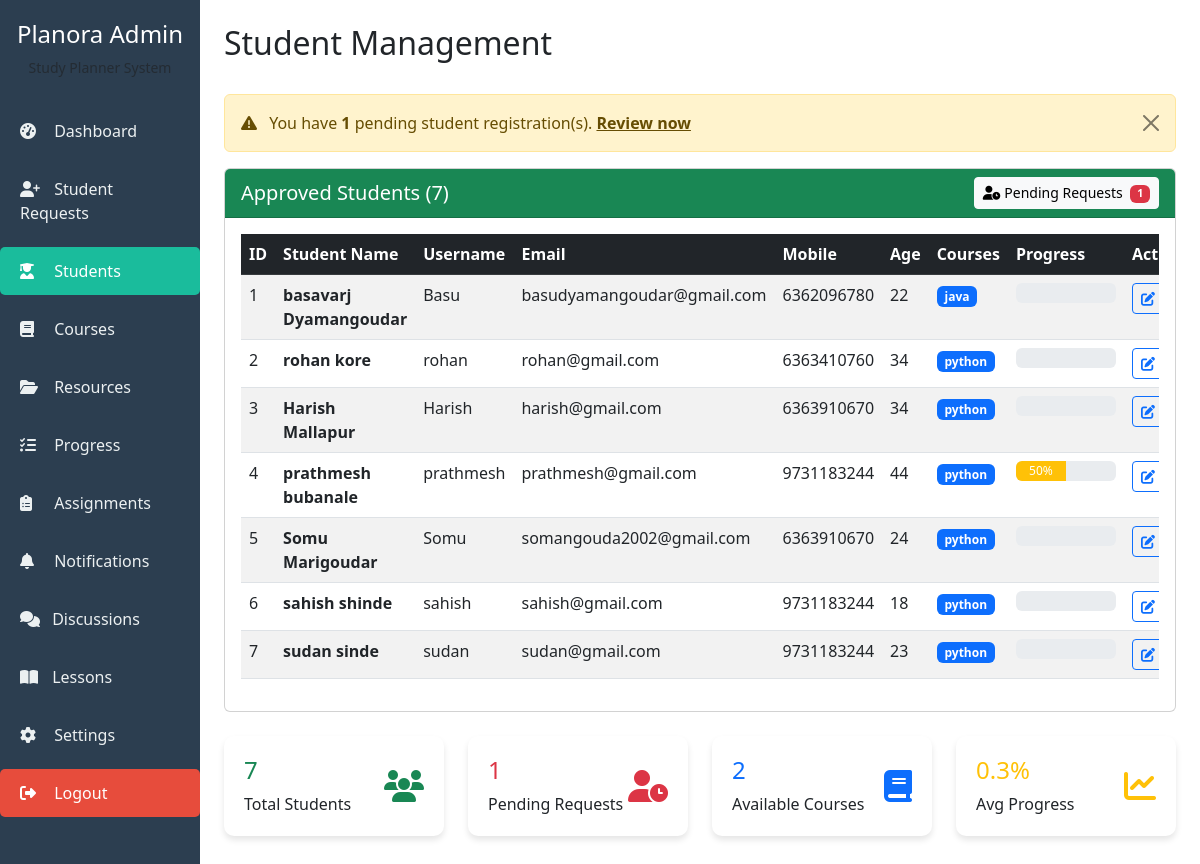
The app's page /students/ (signed in) with its own data.
### core/models.py (models this page shows, shortened)
class StudentProfile(models.Model):
    user = models.OneToOneField(User, on_delete=models.CASCADE)
    age = models.PositiveIntegerField()
    mobile = models.CharField(max_length=10)
    courses = models.ManyToManyField(Course, blank=True)

class Course(models.Model):
    name = models.CharField(max_length=100)
    description = models.TextField(blank=True, null=True)

class Progress(models.Model):
    student = models.ForeignKey(StudentProfile, on_delete=models.CASCADE)
    course = models.ForeignKey(Course, on_delete=models.CASCADE, null=True, blank=True)
    percentage = models.IntegerField(default=0)
    completed_lessons = models.IntegerField(default=0)
    total_lessons = models.IntegerField(default=10)
    last_activity = models.DateTimeField(auto_now=True)
    notes = models.TextField(blank=True, null=True)
    class Meta:
        unique_together = ['student', 'course']

### core/views.py (the view)
# urls.py: path('students/', views.admin_students, name='students'),
@login_required
def admin_students(request):
    if not request.user.is_staff and not request.user.is_superuser:
        messages.error(request, "Access denied!")
        return redirect('home')
    students = StudentProfile.objects.all()
    pending_requests_count = StudentRequest.objects.filter(is_approved=False).count()
    total_courses = Course.objects.count()
    total_progress = 0
    student_count = students.count()
    for student in students:
        progress = Progress.objects.filter(
            student=student,
            course__isnull=True  # Get only overall progress
        ).first()  # This returns first object or None
        if progress:
            total_progress += progress.percentage
        else:
            total_progress += 0
    average_progress = round(total_progress / student_count, 1) if student_count > 0 else 0
    context = {
        'students': students,
        'pending_requests_count': pending_requests_count,
        'total_courses': total_courses,
        'average_progress': average_progress,
    }
    return render(request, 'admin_panel/students.html', context)

### core/templates/admin_panel/students.html (shortened to what this page needs)
{% extends 'admin_panel/base_admin.html' %}
{% load static %}
{% block page_title %}Student Management{% endblock %}
{% block content %}
{% if pending_requests_count > 0 %}
<div class="alert alert-warning alert-dismissible fade show">
    <i class="fas fa-exclamation-triangle me-2"></i>
    You have <strong>{{ pending_requests_count }}</strong> pending student registration(s).
    <a href="{% url 'student_requests' %}" class="alert-link">Review now</a>
    <button type="button" class="btn-close" data-bs-dismiss="alert"></button>
</div>
{% endif %}
<div class="card">
    <div class="card-header bg-success text-white d-flex justify-content-between align-items-center">
        <h5 class="mb-0">Approved Students ({{ students|length }})</h5>
        <a href="{% url 'student_requests' %}" class="btn btn-light btn-sm">
            <i class="fas fa-user-clock me-1"></i>Pending Requests
            {% if pending_requests_count > 0 %}
            <span class="badge bg-danger ms-1">{{ pending_requests_count }}</span>
            {% endif %}
        </a>
    </div>
    <div class="card-body">
        {% if students %}
        <div class="table-responsive">
            <table class="table table-striped table-hover">
                <thead class="table-dark">
                    <tr>
                        <th>ID</th>
                        <th>Student Name</th>
                        <th>Username</th>
                        <th>Email</th>
                        <th>Mobile</th>
                        <th>Age</th>
                        <th>Courses</th>
                        <th>Progress</th>
                        <th>Actions</th>
                    </tr>
                </thead>
                <tbody>
                    {% for student in students %}
                    <tr>
                        <td>{{ student.id }}</td>
                        <td>
                            <strong>{{ student.user.get_full_name }}</strong>
                        </td>
                        <td>{{ student.user.username }}</td>
                        <td>{{ student.user.email }}</td>
                        <td>{{ student.mobile }}</td>
                        <td>{{ student.age }}</td>
                        <td>
                            {% for course in student.courses.all %}
                            <span class="badge bg-primary">{{ course.name }}</span>
                            {% empty %}
                            <span class="text-muted">No courses</span>
                            {% endfor %}
                        </td>
                        <td>
                            {% with student.progress_set.first as progress %}
                            {% if progress %}
                            <div class="progress" style="height: 20px; width: 100px;">
                                <div class="progress-bar {% if progress.percentage >= 80 %}bg-success{% elif progress.percentage >= 50 %}bg-warning{% else %}bg-danger{% endif %}"
                                     role="progressbar"
                                     style="width: {{ progress.percentage }}%">
                                    {{ progress.percentage }}%
                                </div>
                            </div>
                            {% else %}
                            <span class="text-muted">No data</span>
                            {% endif %}
                            {% endwith %}
                        </td>
                        <td>
                            <div class="btn-group btn-group-sm">
                                <a href="{% url 'edit_student' student.id %}" class="btn btn-outline-primary">
                                    <i class="fas fa-edit"></i>
                                </a>
                            </div>
                        </td>
                    </tr>
                    {% endfor %}
                </tbody>
            </table>
        </div>
        {% endif %}
    </div>
</div>
<div class="row mt-4">
    <div class="col-md-3">
        <div class="stat-card" style="border-left-color: #2ecc71;">
            <div class="d-flex align-items-center">
                <div class="flex-grow-1">
                    <h4 class="text-success">{{ students|length }}</h4>
                    <p class="mb-0">Total Students</p>
                </div>
                <i class="fas fa-users fa-2x text-success"></i>
            </div>
        </div>
    </div>
    <div class="col-md-3">
        <div class="stat-card" style="border-left-color: #e74c3c;">
            <div class="d-flex align-items-center">
                <div class="flex-grow-1">
                    <h4 class="text-danger">{{ pending_requests_count }}</h4>
                    <p class="mb-0">Pending Requests</p>
                </div>
                <i class="fas fa-user-clock fa-2x text-danger"></i>
            </div>
        </div>
    </div>
    <div class="col-md-3">
        <div class="stat-card" style="border-left-color: #3498db;">
            <div class="d-flex align-items-center">
                <div class="flex-grow-1">
                    <h4 class="text-primary">{{ total_courses }}</h4>
                    <p class="mb-0">Available Courses</p>
                </div>
                <i class="fas fa-book fa-2x text-primary"></i>
            </div>
        </div>
    </div>
    <div class="col-md-3">
        <div class="stat-card" style="border-left-color: #f39c12;">
            <div class="d-flex align-items-center">
                <div class="flex-grow-1">
                    <h4 class="text-warning">{{ average_progress }}%</h4>
                    <p class="mb-0">Avg Progress</p>
                </div>
                <i class="fas fa-chart-line fa-2x text-warning"></i>
            </div>
        </div>
    </div>
</div>
{% endblock %}

### core/templates/admin_panel/base_admin.html (style rules this page uses)
.stat-card { background: white; padding: 20px; border-radius: 8px; box-shadow: 0 2px 4px rgba(0,0,0,0.1); border-left: 4px solid #ccc; margin-bottom: 20px; }
.stat-card { background: white; border-radius: 10px; padding: 20px; box-shadow: 0 4px 6px rgba(0,0,0,0.1); border: none; transition: transform 0.2s; }

### records on screen
StudentProfile: id "1", user.get_full_name "basavarj Dyamangoudar", user.username "Basu", user.email "basudyamangoudar@gmail.com", mobile "6362096780", age "22"
Course: name "java"
StudentProfile: id "2", user.get_full_name "rohan kore", user.username "rohan", user.email "rohan@gmail.com", mobile "6363410760", age "34"
Course: name "python"
StudentProfile: id "3", user.get_full_name "Harish Mallapur", user.username "Harish", user.email "harish@gmail.com", mobile "6363910670", age "34"
StudentProfile: id "4", user.get_full_name "prathmesh bubanale", user.username "prathmesh", user.email "prathmesh@gmail.com", mobile "9731183244", age "44", progress_set.first.percentage "50"
StudentProfile: id "5", user.get_full_name "Somu Marigoudar", user.username "Somu", user.email "somangouda2002@gmail.com", mobile "6363910670", age "24"
StudentProfile: id "6", user.get_full_name "sahish shinde", user.username "sahish", user.email "sahish@gmail.com", mobile "9731183244", age "18"
StudentProfile: id "7", user.get_full_name "sudan sinde", user.username "sudan", user.email "sudan@gmail.com", mobile "9731183244", age "23"

### other values on screen
{{ pending_requests_count }} "1"
{{ students|length }} "7"
{{ total_courses }} "2"
{{ average_progress }} "0.3"
